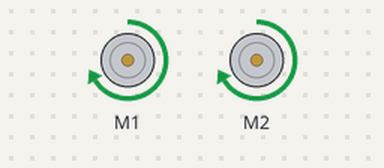
Bench run of a sketch on a simulated Arduino Uno, built with avr-gcc and run on an emulated ATmega328P. Parts: 2 × DC motor (green arrow = forward, orange = backward, longer = faster).

Above: at 6.9 s.
At 21.5 s:
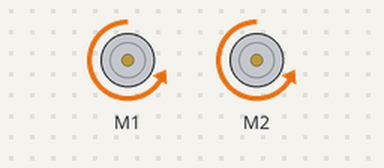
Timing chart, 0 to 37.9 s (numbered marks = the images above):
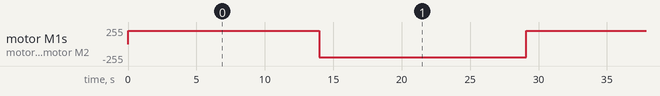

Measured:
- by itself, motor M1, motor M2: alternates forward 200/255 for 14.0 s and backward 200/255 for 15.2 s

The sketch:

Rev1.0.ino
```cpp
#include <Adafruit_MotorShield.h>
Adafruit_MotorShield AFMS = Adafruit_MotorShield();//established motorshield
Adafruit_DCMotor *M1 = AFMS.getMotor(1);//Classify motor connected to motorshield port 1
Adafruit_DCMotor *M2 = AFMS.getMotor(2);//Classify motor connected to motorshield port
void setup() {
  Serial.begin(9600); // establishing serial library

  if (!AFMS.begin()) {
   while (1);
  }

//Turning on motor M1
 M1->setSpeed(255);
 M1->run(RELEASE);

//Turning on motor M2
 M2->setSpeed(255);
 M2->run(RELEASE);
}

int i;//Establishing reference integer

void loop() {
  M1->run(FORWARD);
  M2->run(FORWARD);
  for (i=0; i<255; i++) { //i is increased by 1 every 25ms, m1 runs at 200/255 for 255*25 ms
   M1->setSpeed(200);
   M2->setSpeed(200);
   delay(25);
  }

 for (i=255; i!=0; i--) { //i is decreased by 1 every 25ms, motor runs at 200*255 for 255*25 ms
   M1->setSpeed(200);
   M2->setSpeed(200);
   delay(25);
 }

 delay(1200); //added a delay for motor wear and tear

 M1->run(BACKWARD);
 M2->run(BACKWARD);
 for (i=0; i<255; i++) {  //i is increased by 1 every 25ms, motor runs at 200/255 for 255*25 ms
   M1->setSpeed(200);
   M2->setSpeed(200);
   delay(25);
 }

 delay(1200);//added a delay for motor wear and tear

 for (i=255; i!=0; i--) {  //i is decreased by 1 every 25ms, motor runs at 200/255 for 255*25 ms
   M1->setSpeed(200);
   M2->setSpeed(200);
   delay(25);
 }
 delay(1200);
}
```
